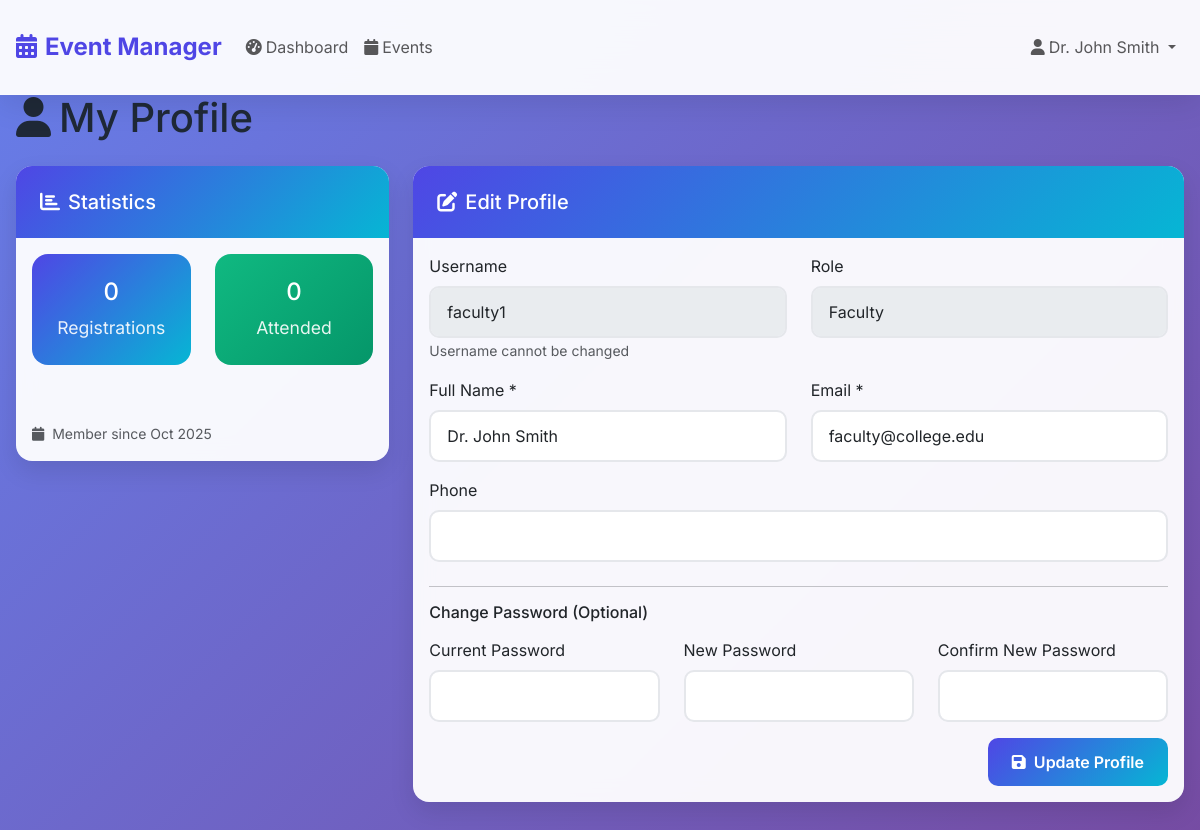
The app's page /profile.php (signed in) with its own data.
### tables this page shows
CREATE TABLE users (
    id INT AUTO_INCREMENT PRIMARY KEY,
    username VARCHAR(50) UNIQUE NOT NULL,
    email VARCHAR(100) UNIQUE NOT NULL,
    password VARCHAR(255) NOT NULL,
    full_name VARCHAR(100) NOT NULL,
    phone VARCHAR(15),
    role ENUM('admin', 'faculty', 'student') DEFAULT 'student',
    status ENUM('active', 'inactive') DEFAULT 'active',
    college_id VARCHAR(20),
    naac_grade ENUM('A++', 'A+', 'A', 'B++', 'B+', 'B', 'C'),
    profile_image VARCHAR(255),
    created_at TIMESTAMP DEFAULT CURRENT_TIMESTAMP,
    updated_at TIMESTAMP DEFAULT CURRENT_TIMESTAMP ON UPDATE CURRENT_TIMESTAMP,
    INDEX idx_college (college_id),
    INDEX idx_role (role)
);

### profile.php (the view, shortened to what this page needs)
<?php
require_once 'config/db.php';
try {
    $stmt = $pdo->prepare("SELECT * FROM users WHERE id = ?");
    $stmt->execute([$_SESSION['user_id']]);
    $user = $stmt->fetch();
    $stmt = $pdo->prepare("SELECT COUNT(*) as total FROM registrations WHERE user_id = ? AND status = 'registered'");
    $stmt->execute([$_SESSION['user_id']]);
    $total_registrations = $stmt->fetch()['total'];
    $stmt = $pdo->prepare("SELECT COUNT(*) as total FROM attendance WHERE user_id = ?");
    $stmt->execute([$_SESSION['user_id']]);
    $total_attended = $stmt->fetch()['total'];
} catch (PDOException $e) {
    $error = 'Error loading profile data.';
}
include 'includes/header.php';
?>
<div class="container py-4">
    <div class="row">
        <div class="col-12">
            <h1 class="mb-4">
                <i class="fas fa-user me-2"></i>My Profile
            </h1>
        </div>
    </div>
    <div class="row">
        <div class="col-lg-4 mb-4">
            <div class="card">
                <div class="card-header">
                    <h5 class="mb-0">
                        <i class="fas fa-chart-bar me-2"></i>Statistics
                    </h5>
                </div>
                <div class="card-body">
                    <div class="row text-center">
                        <div class="col-6 mb-3">
                            <div class="dashboard-card" style="padding: 1.5rem;">
                                <h4><?php echo $total_registrations; ?></h4>
                                <p class="mb-0">Registrations</p>
                            </div>
                        </div>
                        <div class="col-6 mb-3">
                            <div class="dashboard-card" style="padding: 1.5rem; background: linear-gradient(135deg, var(--success-color), #059669);">
                                <h4><?php echo $total_attended; ?></h4>
                                <p class="mb-0">Attended</p>
                            </div>
                        </div>
                    </div>
                    <div class="mt-3">
                        <small class="text-muted">
                            <i class="fas fa-calendar me-1"></i>
                            Member since <?php echo date('M Y', strtotime($user['created_at'])); ?>
                        </small>
                    </div>
                </div>
            </div>
        </div>
        <div class="col-lg-8">
            <div class="card">
                <div class="card-header">
                    <h5 class="mb-0">
                        <i class="fas fa-edit me-2"></i>Edit Profile
                    </h5>
                </div>
                <div class="card-body">
                    <form method="POST" class="needs-validation" novalidate>
                        <div class="row">
                            <div class="col-md-6 mb-3">
                                <label for="username" class="form-label">Username</label>
                                <input type="text" class="form-control" id="username"
                                       value="<?php echo htmlspecialchars($user['username']); ?>" disabled>
                                <small class="text-muted">Username cannot be changed</small>
                            </div>
                            <div class="col-md-6 mb-3">
                                <label for="role" class="form-label">Role</label>
                                <input type="text" class="form-control" id="role"
                                       value="<?php echo ucfirst($user['role']); ?>" disabled>
                            </div>
                        </div>
                        <div class="row">
                            <div class="col-md-6 mb-3">
                                <label for="full_name" class="form-label">Full Name *</label>
                                <input type="text" class="form-control" id="full_name" name="full_name"
                                       value="<?php echo htmlspecialchars($user['full_name']); ?>" required>
                            </div>
                            <div class="col-md-6 mb-3">
                                <label for="email" class="form-label">Email *</label>
                                <input type="email" class="form-control" id="email" name="email"
                                       value="<?php echo htmlspecialchars($user['email']); ?>" required>
                            </div>
                        </div>
                        <div class="mb-4">
                            <label for="phone" class="form-label">Phone</label>
                            <input type="tel" class="form-control" id="phone" name="phone"
                                   value="<?php echo htmlspecialchars($user['phone']); ?>">
                        </div>
                        <hr>
                        <h6 class="mb-3">Change Password (Optional)</h6>
                        <div class="row">
                            <div class="col-md-4 mb-3">
                                <label for="current_password" class="form-label">Current Password</label>
                                <input type="password" class="form-control" id="current_password" name="current_password">
                            </div>
                            <div class="col-md-4 mb-3">
                                <label for="new_password" class="form-label">New Password</label>
                                <input type="password" class="form-control" id="new_password" name="new_password" minlength="6">
                            </div>
                            <div class="col-md-4 mb-3">
                                <label for="confirm_password" class="form-label">Confirm New Password</label>
                                <input type="password" class="form-control" id="confirm_password" name="confirm_password" minlength="6">
                            </div>
                        </div>
                        <div class="text-end">
                            <button type="submit" class="btn btn-primary">
                                <i class="fas fa-save me-2"></i>Update Profile
                            </button>
                        </div>
                    </form>
                </div>
            </div>
        </div>
    </div>
</div>
<?php include 'includes/footer.php'; ?>

### style.css (style rules this page uses)
:root { --primary-color: #4f46e5; --secondary-color: #06b6d4; --success-color: #10b981; --warning-color: #f59e0b; --danger-color: #ef4444; --dark-color: #1f2937; --light-color: #f8fafc; --border-color: #e5e7eb; }
* { margin: 0; padding: 0; box-sizing: border-box; }
body { font-family: 'Inter', -apple-system, BlinkMacSystemFont, sans-serif; background: linear-gradient(135deg, #667eea 0%, #764ba2 100%); min-height: 100vh; color: var(--dark-color); margin: 0; padding: 0; width: 100vw; overflow-x: hidden; }
.card { border: none; border-radius: 16px; box-shadow: 0 10px 25px rgba(0, 0, 0, 0.1); transition: transform 0.3s ease, box-shadow 0.3s ease; background: rgba(255, 255, 255, 0.95); backdrop-filter: blur(10px); }
.card-header { background: linear-gradient(135deg, var(--primary-color), var(--secondary-color)); color: white; border-radius: 16px 16px 0 0 !important; border: none; padding: 1.5rem; }
.btn { border-radius: 10px; font-weight: 600; padding: 0.75rem 1.5rem; transition: all 0.3s ease; border: none; }
.btn-primary { background: linear-gradient(135deg, var(--primary-color), var(--secondary-color)); border: none; }
.form-control { border-radius: 10px; border: 2px solid var(--border-color); padding: 0.75rem 1rem; transition: all 0.3s ease; }
.dashboard-card { background: linear-gradient(135deg, var(--primary-color), var(--secondary-color)); color: white; border-radius: 16px; padding: 2rem; margin-bottom: 1.5rem; }
.dashboard-card p { opacity: 0.9; font-size: 1.1rem; }
.container { width: 100%; max-width: 100vw; padding: 1rem; }

### records on screen
users: created_at "Oct 2025", username "faculty1", role "Faculty", full_name "Dr. John Smith", email "faculty@college.edu"

### other values on screen
$_SESSION['full_name'] "Dr. John Smith"
$total_registrations "0"
$total_attended "0"
